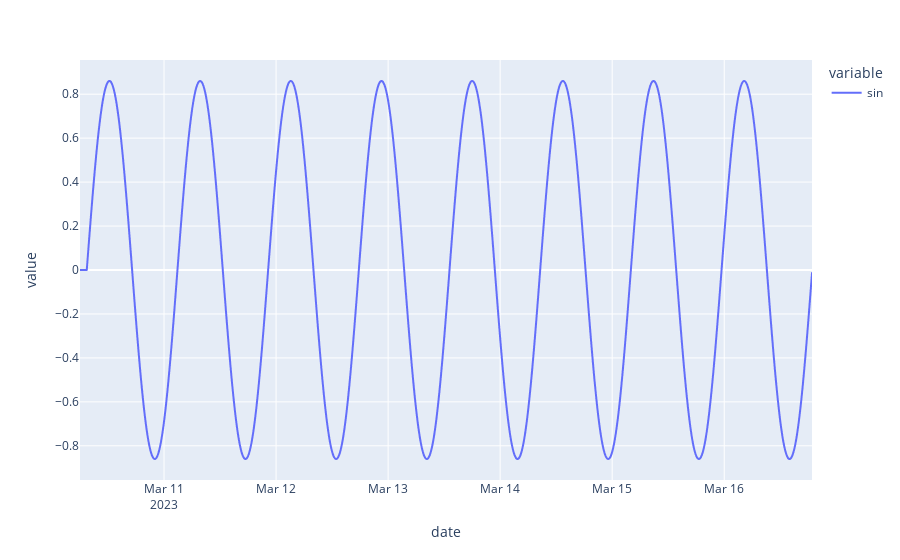

Notebook code for this chart:
### Code cell
xp.line(asset.df[["sin"]])

### Figure 1 — Plotly figure (JSON) as saved in the notebook; plotly's stock layout.template omitted (floating-point values rounded to 4 significant figures; data arrays with more than 128 entries replaced by an {"elided": "..."} marker saying what was removed)
{"data": [{"hovertemplate": "variable=sin<br>date=%{x}<br>value=%{y}<extra></extra>", "legendgroup": "sin", "line": {"color": "#636efa", "dash": "solid"}, "marker": {"symbol": "circle"}, "mode": "lines", "name": "sin", "showlegend": true, "type": "scattergl", "x": {"elided": "3137 str values"}, "xaxis": "x", "y": {"elided": "3137 float values"}, "yaxis": "y"}], "layout": {"legend": {"title": {"text": "variable"}, "tracegroupgap": 0}, "margin": {"t": 60}, "xaxis": {"anchor": "y", "domain": [0, 1], "title": {"text": "date"}}, "yaxis": {"anchor": "x", "domain": [0, 1], "title": {"text": "value"}}}}
